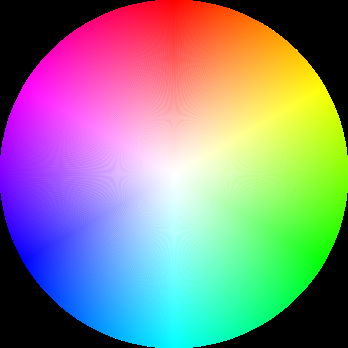
#> input picture resources/hsv_circle.png, 348 x 348 px
$ python main.py
#> lines starting #> are read from the running program, lines starting #| are printed output that depends on the picture
import cv2
import numpy as np

img_circle = cv2.imread("resources/hsv_circle.png")
#> img_circle is the input picture: shape (348, 348, 3); mean B, G, R 135.3, 135.3, 135.3
circle_center = (200 - 26, 200 - 26)
circle_radius = 200 - 26
circle_min = (0, 0)
circle_max = (circle_min[0] + 2 * circle_radius, circle_min[1] + 2 * circle_radius)
circle_x = circle_center[0]
circle_y = circle_center[1]
interval = 30
line_width = 30
line_min = (circle_max[0] + interval, 0)
line_max = (line_min[0] + line_width, circle_max[1])

window_name = "demo"
window = cv2.namedWindow(window_name)
interval_space = np.zeros((2 * circle_radius, interval, 3), np.uint8)
value_bar = np.zeros((2 * circle_radius, line_width, 3), np.uint8)
im = np.zeros((0, 0, 0))
h = np.nan
s = np.nan
v = np.nan


# [11 lines left out: function get_angle, not called in this run]


def get_distance(coords, center):
    distance = np.sqrt((coords[0] - center[0]) ** 2 + (coords[1] - center[1]) ** 2)
    return distance


def get_height(coords, horizont):
    return coords[1] - horizont


# [43 lines left out: functions draw_value_bar, hsvCallback, not called in this run]


if __name__ == '__main__':
    interval_space.fill(255)
    for y in range(value_bar.shape[1]):
        for x in range(value_bar.shape[0]):
            value_bar[x][y] = [0, 0, (y - line_min[1]) / line_max[1] * 255]
    cv2.cvtColor(value_bar, cv2.COLOR_HSV2BGR)
    im = np.concatenate((np.concatenate((img_circle, interval_space), axis=1), value_bar), axis=1)
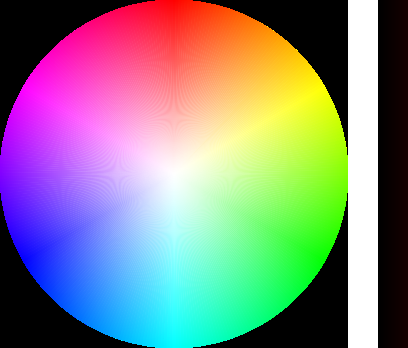
#> im: shape (348, 408, 3); mean B, G, R 134.1, 134.2, 134.9

    cv2.setMouseCallback(window_name, hsvCallback)
    while True:
        cv2.imshow(window_name, im)
        key = cv2.waitKey(20) & 0xFF
#> (key Esc is pressed here)
        if key == ord('c') or key == 27:  # ASCII ESCape
            break

    cv2.destroyAllWindows()
